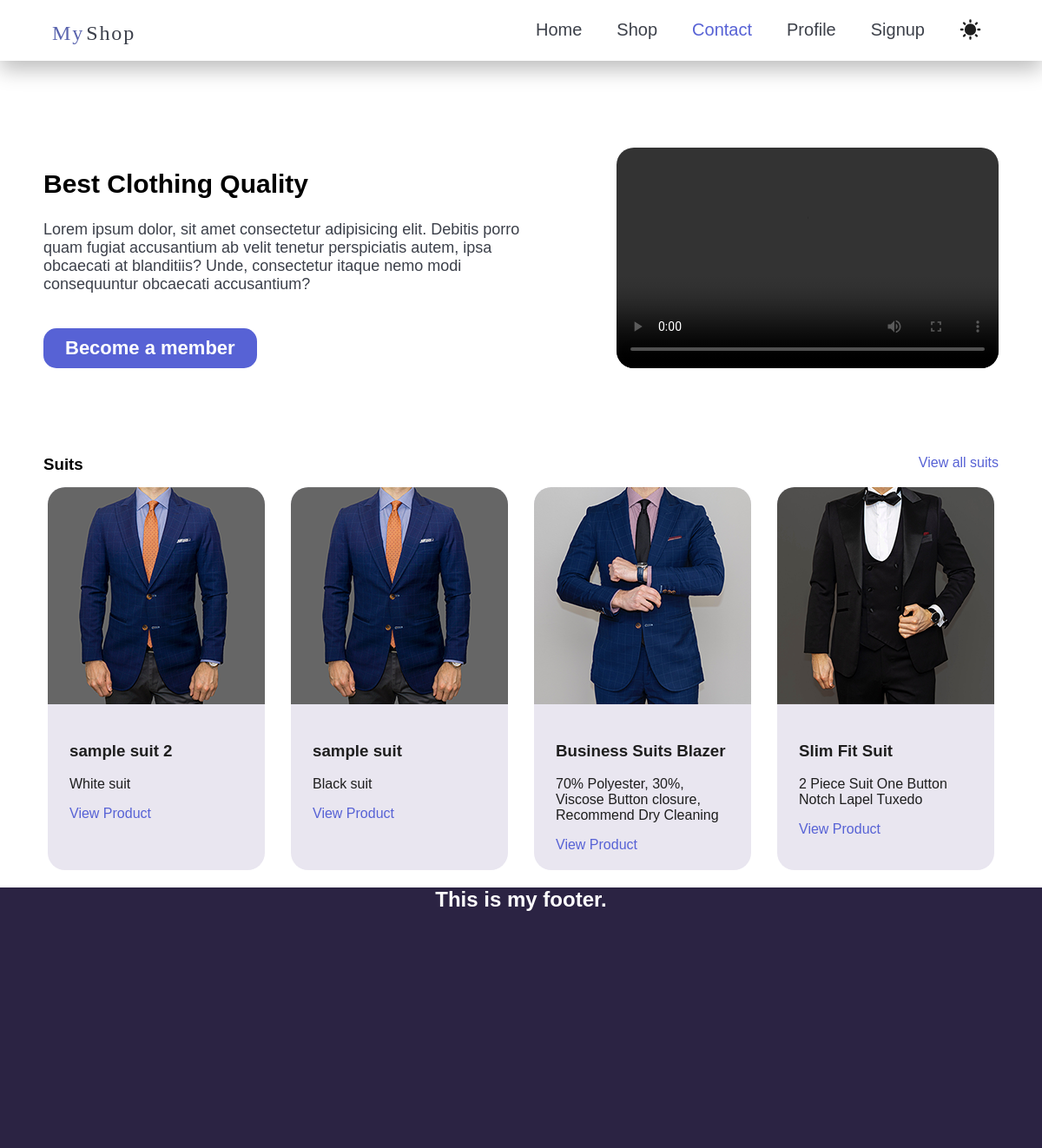
The page / on the database its author committed.
### products/models.py (models this page shows, shortened)
class Product(models.Model):
    title = models.CharField(max_length=30)
    description = models.TextField()
    category = models.CharField(max_length=30)
    image = models.ImageField(blank=True, upload_to="product-img") #uploat_to assigns a folder for the upload file
    brand = models.CharField(max_length=30)
    price = models.PositiveIntegerField()
    slug = models.SlugField(blank=True)
    is_bestseller = models.BooleanField(default=False)

### products/views.py (the view)
# urls.py: path('', views.index, name="home"),
def index(request):
    product_list = Product.objects.all().order_by("-id")[:4]
    context = {
        "products": product_list,
    }
    return render(
        request,
        "products/home.html",
        context=context,
    )

### products/templates/products/home.html (shortened to what this page needs)
{% extends 'base.html' %}
{% load static %}
{% block css %}{% static 'products/style.css' %}{% endblock css %}
{% block body %}
{% include "includes/_nav.html" %}
<section id="intro">
  <div style="width: 50%;">
    <h1>Best Clothing Quality</h1>
    <p>Lorem ipsum dolor, sit amet consectetur adipisicing elit. Debitis porro quam fugiat accusantium ab velit tenetur perspiciatis autem, ipsa obcaecati at blanditiis? Unde, consectetur itaque nemo modi consequuntur obcaecati accusantium?</p>
    <a onclick="hideNav()">Become a member</a>
  </div>
  <video controls>
    <source src="{% static 'products/video/intro-video.mp4' %}">
  </video>
</section>
<div class="product-nav">
  <h3>Suits</h3>
  <a href="suits.html">View all suits</a>
</div>
<main id="products-intro">
  {% for product in products %}
  <div class="product-card">
    <img src="{{ product.image.url }}" class="product-img">
    <div style="padding:20px 25px">
      <h3>{{ product.title }}</h3>
      <p>{{ product.description }}</p>
      <a href="">View Product</a>
    </div>
  </div>
  {% endfor %}
</main>
<footer>
  <h2>This is my footer.</h2>
</footer>
{% endblock body %}

### templates/base.html (shortened to what this page needs)
{% load static %}
<!DOCTYPE html>
<html lang="en">
  <head>
    <link rel="stylesheet" href="{% block css %}{% endblock css %}" />
  </head>
  <body>
    {% block body %}{% endblock body %}
  </body>
</html>

### templates/includes/_nav.html (shortened to what this page needs)
{% load static %}
<header>
  <img src="{% static 'img/brand-logo.svg' %}" width="100" alt="myshop logo">
  <nav class="main-nav">
    <a href="{% url 'home' %}">Home</a>
    <a href="shop.html">Shop</a>
    <a href="contact.html" id="selected">Contact</a>
    <a href="profile.html">Profile</a>
    <a href="{% url 'signup' %}">Signup</a>
  </nav>
</header>

### products/static/products/style.css (style rules this page uses)
body { font-family: Arial, Helvetica, sans-serif; margin: 0; }
header { display: flex; padding: 0 5%; justify-content: space-between; background-color: white; box-shadow: 0px 10px 25px #00000043; height: 70px; }
header img { padding-top: 12px; }
.main-nav { padding: 10px; display: flex; column-gap: 40px; padding-top: 18px; }
.main-nav a { font-size: 20px; color: #3d414a; text-decoration: none; transition-duration: 0.3s; padding-top: 5px; }
#selected { color: #5762d5; }
#sun-icon { transform: translateY(-5px); }
#intro { display: flex; width: 1100px; margin: 100px auto; justify-content: space-between; }
#intro h1 { font-size: 30px; }
#intro p { font-size: 18px; margin-bottom: 40px; color: #3c404a; }
#intro a { background-color: #5762d5; color: white; padding: 10px 25px; font-size: 22px; font-weight: bold; border-radius: 15px; transition-duration: 0.3s; display: block; width: fit-content; animation: slide-up 1s; }
video { width: 40%; border-radius: 20px; }
.product-nav { display: flex; justify-content: space-between; width: 1100px; margin: 15px auto; }
.product-nav h3 { margin: 0; }
.product-nav a, main a { color: #5762d5; text-decoration: none; transition-duration: 0.3s; }
#products-intro { display: flex; flex-wrap: wrap; justify-content: center; width: 1100px; margin: auto; gap: 30px 30px; }
.product-card { background-color: #e9e6f0; color: #1e1e1e; border-radius: 20px; width: 250px; }
.product-img { border-radius: 20px 20px 0 0; transition-duration: 0.3s; }
footer { background-color: #2b2343; height: 300px; width: 100%; color: white; text-align: center; }

### rows shown on the page
Product: image (picture), title "sample suit 2", description "White suit"
Product: image (picture), title "sample suit", description "Black suit"
Product: image (picture), title "Business Suits Blazer", description "70% Polyester, 30%, Viscose Button closure, Recommend Dry Cleaning"
Product: image (picture), title "Slim Fit Suit", description "2 Piece Suit One Button Notch Lapel Tuxedo"
